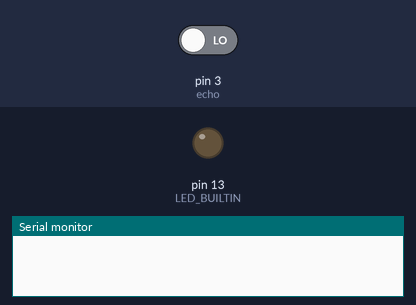
Bench run of a sketch on a simulated Arduino Uno, built with avr-gcc and run on an emulated ATmega328P. On the bench: output pins drawn as LEDs (lit = HIGH), the last lines printed to the serial monitor. The inputs (shaded band) are chosen by the test bench; at power-on: pin 3 (echo) LOW. Pins used as bus, display or sensor lines are not drawn.

Above: at 0.1 s.
At 2.2 s:
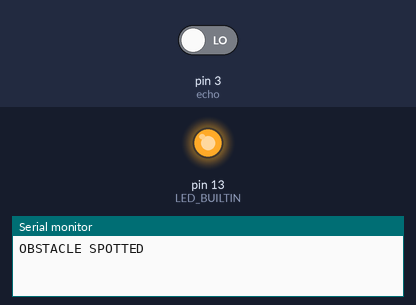
Timing chart, 0 to 3.7 s (numbered marks = the images above):
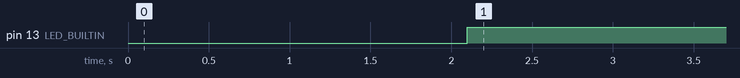

Measured:
- by itself, pin 13 (LED_BUILTIN): LOW → HIGH at 2.1 s

The sketch:

Door_alarm_System.ino
```cpp
//Ultrasonic Sensor
// PINS : GND,VCC,ECHO,TRIGGER
int trig=2,echo=3,led=13;
int t,s;
void setup() {
  // put your setup code here, to run once:
    Serial.begin(9600);
    pinMode(trig,OUTPUT);
    pinMode(echo,INPUT);
    pinMode(LED_BUILTIN,OUTPUT);
}

void loop() {
  // put your main code here, to run repeatedly:
    digitalWrite(trig,HIGH);
    delay(800);
    digitalWrite(trig,LOW);
    t=pulseIn(echo,HIGH);
    s=(0.034*t)/2;
    delay(300);
    if(s<=10)
    {
          digitalWrite(LED_BUILTIN,HIGH);
          Serial.println("OBSTACLE SPOTTED");
    }
    else
    {
          digitalWrite(LED_BUILTIN,LOW);
          Serial.println("NO OBSTACLE");
    }
    delay(300);
}
```
